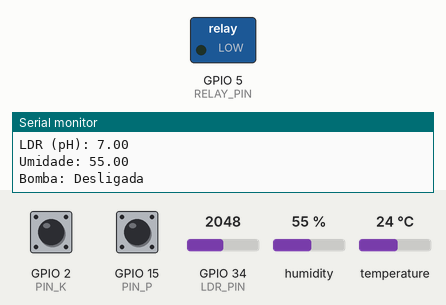
The sketch below on a simulated ESP32. Shown: switched loads named in the sketch (green lamp = pin HIGH), the last lines printed to the serial monitor. Inputs (shaded band) come from the test bench; at power-on: humidity 55 %, GPIO 2 (PIN_K) HIGH, GPIO 15 (PIN_P) HIGH, GPIO 34 (LDR_PIN) = 2048, temperature 24 °C.

Above: at 2.8 s.
2.9 s: humidity set to 51 %
5.6 s: humidity set to 48 %
At 7.1 s:
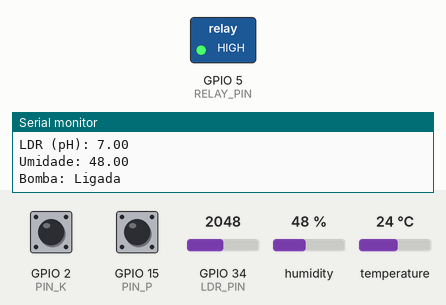
8.3 s: humidity set to 68 %
At 10.7 s:
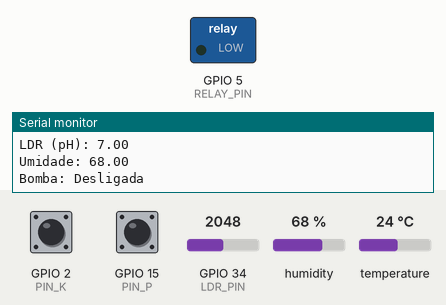
11.5 s: humidity set to 22 %
At 12.4 s:
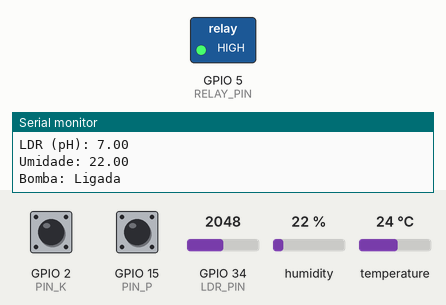
Timing chart, 0 to 14.5 s (numbered marks = the images above; inputs shaded):
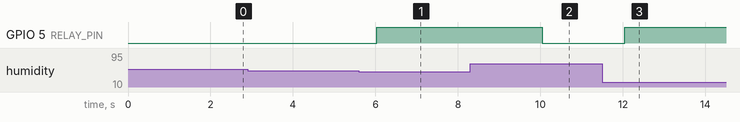

Measured:
- the behaviour switches between 50 and 49 % on humidity (found by bisection; images 0 and 1)
- after the input at 5.6 s, GPIO 5 (RELAY_PIN): LOW → HIGH after 0.43 s
- after the input at 8.3 s, GPIO 5 (RELAY_PIN): HIGH → LOW after 1.7 s
- after the input at 11.5 s, GPIO 5 (RELAY_PIN): LOW → HIGH after 0.55 s

The sketch:

wifi-scan.ino
```cpp
#include <DHT.h>

#define PIN_P 15      // Pino do Botão para Nutriente P
#define PIN_K 2       // Pino do Botão para Nutriente K
#define LDR_PIN 34    // Pino do Sensor LDR para pH
#define DHT_PIN 4     // Pino do Sensor DHT22
#define RELAY_PIN 5   // Pino do Relé

DHT dht(DHT_PIN, DHT22);

void setup() {
  Serial.begin(115200);
  pinMode(PIN_P, INPUT_PULLUP);
  pinMode(PIN_K, INPUT_PULLUP);
  pinMode(LDR_PIN, INPUT);
  pinMode(RELAY_PIN, OUTPUT);
  dht.begin();
}

void loop() {
  // Leitura dos Sensores
  int nutrientP = digitalRead(PIN_P) == LOW ? 1 : 0; // Botão P
  int nutrientK = digitalRead(PIN_K) == LOW ? 1 : 0; // Botão K
  int ldrValue = analogRead(LDR_PIN); // LDR para simular pH
  float phValue = map(ldrValue, 0, 4095, 0, 14);
  float humidity = dht.readHumidity(); // DHT22 para Umidade

  // Exibir as Leituras no Monitor Serial
  Serial.print("Nutriente P: "); Serial.println(nutrientP);
  Serial.print("Nutriente K: "); Serial.println(nutrientK);
  Serial.print("LDR (pH): "); Serial.println(phValue);
  Serial.print("Umidade: "); Serial.println(humidity);

  // Lógica para Controle do Relé (Bomba)
  if (humidity < 50 || nutrientP == 1 || nutrientK == 1) {
    digitalWrite(RELAY_PIN, HIGH); // Liga a bomba
    Serial.println("Bomba: Ligada");
  } else {
    digitalWrite(RELAY_PIN, LOW); // Desliga a bomba
    Serial.println("Bomba: Desligada");
  }

  delay(2000); // Aguarda 2 segundos antes de nova leitura
}
```
